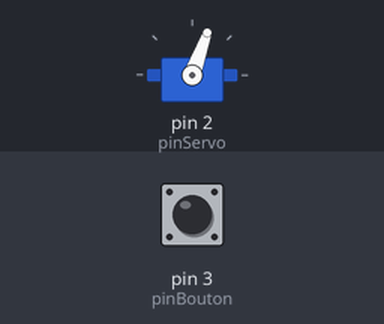
The sketch below on a simulated Arduino Uno, built with avr-gcc and run on an emulated ATmega328P. On the bench: servo. The test bench sets the inputs (shaded band); at power-on: pin 3 (pinBouton) HIGH.

Above: at 1.2 s.
1.3 s: pin 3 (pinBouton) pulled LOW for 0.15 s
At 2.48 s:
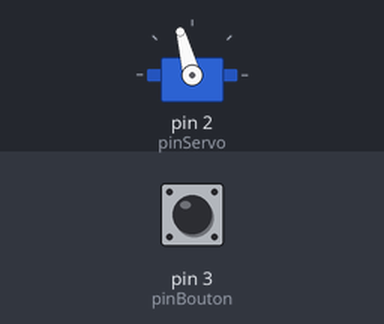
4.3 s: pin 3 (pinBouton) pulled LOW for 1 s
At 4.78 s:
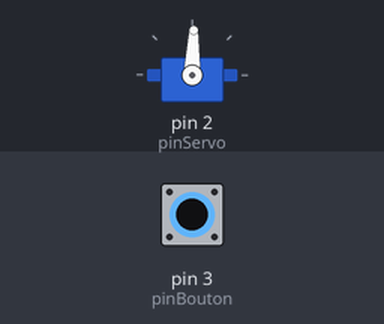
7.3 s: pin 3 (pinBouton) pulled LOW for 3.2 s
At 12.4 s:
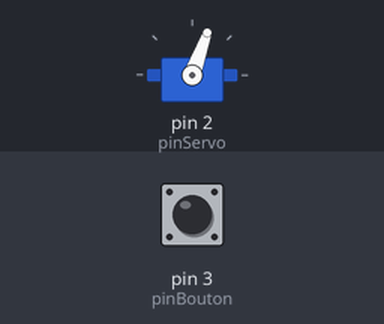
Timing chart, 0 to 13.9 s (numbered marks = the images above; inputs shaded):
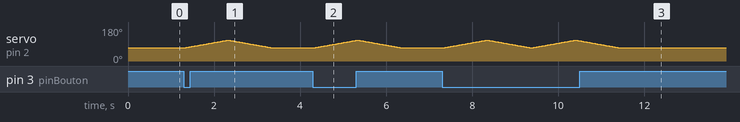

Measured:
- after the input at 1.3 s, servo on pin 2 (pinServo): rises from 70° to 110° in 0.98 s, then falls to 70° in 1.0 s
- after the input at 4.3 s, servo on pin 2 (pinServo): rises from 70° to 110° in 0.98 s, then falls to 70° in 1.0 s

The sketch:

Piloter1ServoDelay.ino
```cpp
const int angleMin  = 70;
const int angleMax = 110;

const byte pinServo = 2;
const byte pinBouton = 3;

#include <Servo.h> /** inclusion de la bibliothèque **/


Servo monServo; /** déclaration du servo **/
int vitesse;
int angle;

void setup()
{
    pinMode(pinBouton, INPUT_PULLUP);
    monServo.attach(pinServo);
    angle = angleMin;
    vitesse = 0;
}

/*
 * La fonction loop() est exécutable répétitivement²
 */
void loop()
{
    if (digitalRead(pinBouton) == LOW && vitesse == 0) {
        vitesse = 1;
    }

    monServo.write(angle);
    /* calcule le nouvel angle */
    angle = angle + vitesse;

    if (angle > angleMax) {
        /*
         * le nouvel angle dÃ©passe le maximum
         * on le recale au maximum et on inverse la vitesse
         */
        angle = angleMax;
        vitesse = -1;
    }
    else if (angle < angleMin) {
        /*
         * le nouvel angle dépasse le minimum
         * on le recale au minimum et on inverse la vitesse
         */
        angle = angleMin;
        vitesse = 0;
    }
    delay(25);
}
```
